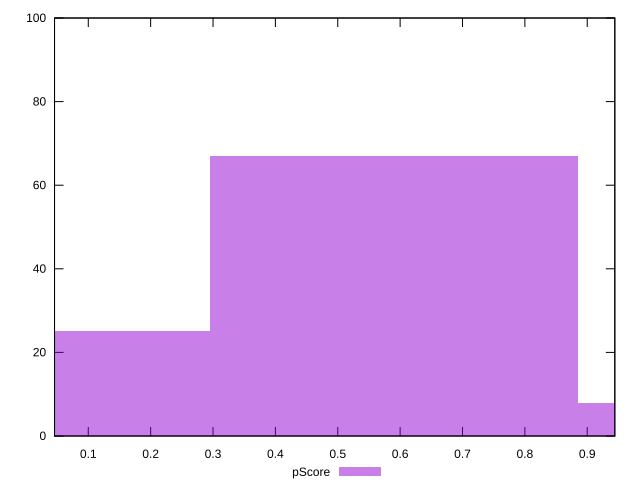

Reproduce this figure in gnuplot.
reset

$pScore <<EOF
0.5903061431834691 67
0 25
1.1806122863669382 8
EOF

set key outside below
set boxwidth 0.5903061431834691
set xrange [0.04588765417323626:0.944218276513489]
set yrange [0:100]
set trange [0:100]
set style fill transparent solid 0.5 noborder
set terminal svg size 640, 490 enhanced background rgb 'white'
set output "report_00015_2021-02-09T16-11-33.973Z/max-potential-fid/samples/pages+cached+noadtech+nomedia/pScore/histogram.svg"

plot $pScore title "pScore" with boxes

reset
